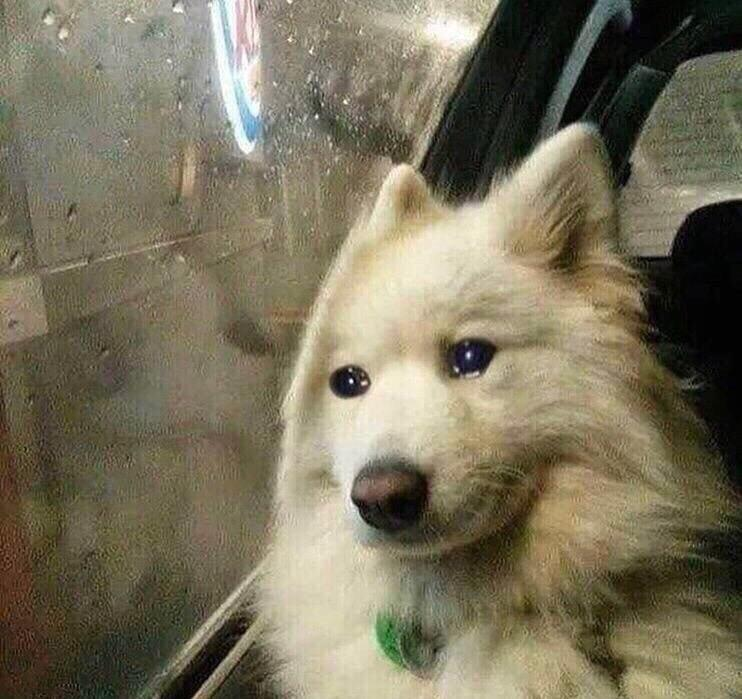
#> input picture python/ascii-terminal/image.jpg, 742 x 699 px
$ python ascii.py
#> lines starting #> are read from the running program, lines starting #| are printed output that depends on the picture
from PIL import Image
import numpy as np

def pixels_2d(matrix):
    # Turning the image into pixelated arrays
    x, y = matrix.shape
    ascii_matrix = np.empty((x,y), dtype='<U1')
    for i in range(x):
        for j in range(y):
            pixel = matrix[i][j]
            avg = pixel.sum() // 3 # Average filter
            ascii_matrix[i][j] = pixel_ascii(avg)
    return ascii_matrix

# Assigning the pixel with the character
def pixel_ascii(pixel):
    ASCII_LEN = 255
    ascii_chars = "`^\\\",:;Il!i~+_-?][}{1)(|\\\\/tfjrxnuvczXYUJCLQ0OZmwqpdbkhao*#MW&8%B@$"
    # Inverted
    #ascii_chars = ascii_chars[::-1]
    # Average RGB
    index = max(0,int((pixel / ASCII_LEN) * len(ascii_chars) - 1))
    return ascii_chars[index]


# Turn the image into  B&W
img = Image.open("image.jpg").convert('L')
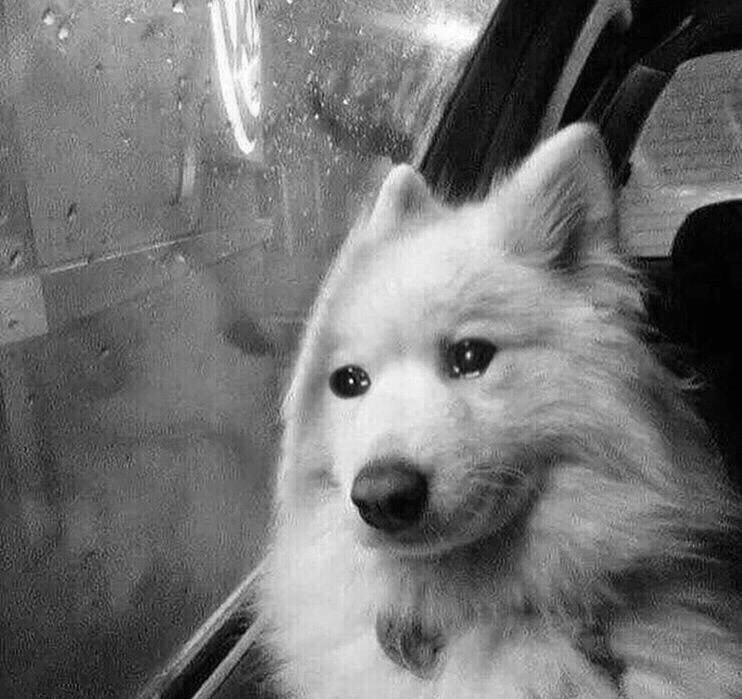
#> img: PIL image 742x699 L; min 0, max 255, mean 113.8
img = img.resize((400,400)) # Change the dimension as desired
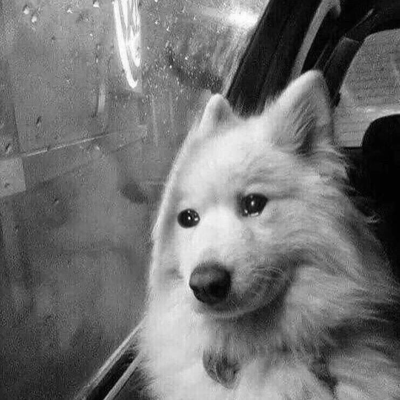
#> img: PIL image 400x400 L; min 0, max 255, mean 113.8
pixels_matrix = np.array(img)
list_matrix = pixels_2d(pixels_matrix)

for row in list_matrix:
    # This will turn the image into fitted size in terminal
    print(''.join([char*3 for char in row]))
#> this loop made 400 passes
#> (printed output is left out)

#print(pixel_ascii(0))
